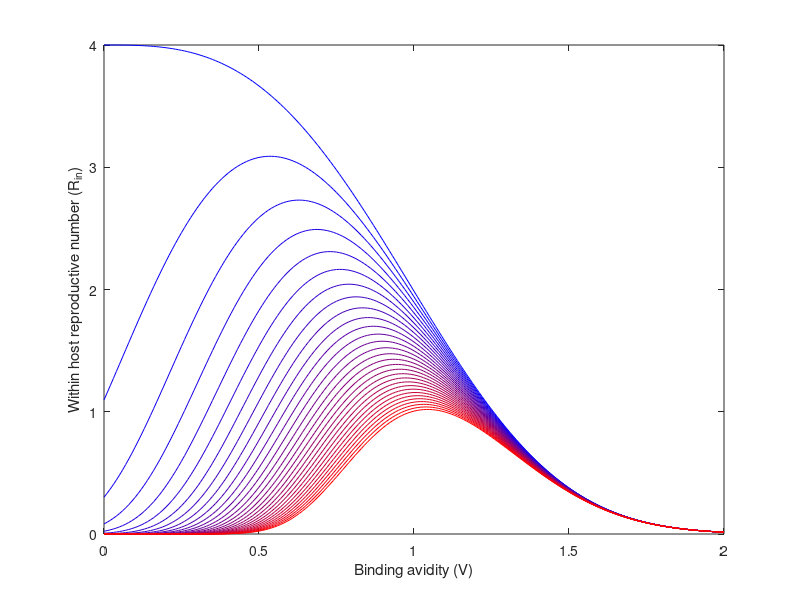

Here is the MATLAB script that generated this plot:
%Subplot1 f(k,V)
%Subplot2 g(V) = exp(-a*V.^b)
%Subplot3 Beta(k,V)
%Subplot4 dBeta(k,V)/dV
%Author: Hsiang-Yu Yuan
%1st version: Jul 16, 2012
%Rho = f x g
%2nd verison: Aug 01, 2013
%Rho = 1 - R0^-1
%R0 = f x g x n

%Binding avidity range
V = 0:0.01:2;

%Transmission parameters
p = 4;
%r = 1;
r = 70;
b = 3;
a = 0.7;
c = 0.7; % contact rate
nv = 4; % average copies number of each virion

%Epidemiological parameters
mu_val = 1/(70*365.25); %lifespan = 70y
gamma_val=1/3.3; %infecious period should change to 5d


Trans_array = []; %Array of probability of evasion by immune system
Trans_Pr_array = [];

N_Reinfect = 30; 

figure;
%colorm = {[1 1 0];[1 0 1];[0 1 1];[1 0 0];[0 1 0];[0 0 1];[0 0 0]}; 
%
for i=1:N_Reinfect;
colorm(i) = {((N_Reinfect-i)./(N_Reinfect-1))*[0 0 1]+((i-1)./(N_Reinfect-1))*[1 0 0]}; 
end
for k = 0:N_Reinfect-1
%for k=1:20:21;   
   P_Ab = exp(-p*(V+1));
   
   %%%P_Trans: f(k,V)
   %%%P_Trans_Pr: f'(k,V)
   P_Trans = (1-P_Ab).^(r*k); 
   if k>=1
       P_Trans_Pr = r*k*p.*((1-P_Ab).^(r*k-1)).*(P_Ab);
   elseif k == 0
       P_Trans_Pr = zeros(1,length(V));
   end
   %subplot(2,2,1); plot(V,P_Trans,'color',cell2mat(colorm(k+1))); hold on;
   Trans_array(k+1,:) = P_Trans;
   Trans_Pr_array(k+1,:) = P_Trans_Pr;
end
%subplot(2,2,1); xlabel('Binding avidity V'); ylabel('Probability of immune escape');

Trans_array;

%%%P_Rep: g(V)
%%%P_Rep_Pr: g'(V)
P_Rep = exp(-a*V.^b);
P_Rep_Pr = -a*b*exp(-a*V.^b).*(V.^(b-1));
%subplot(2,2,2); plot(V, P_Rep,'color',[0 0 0]); hold on;
%subplot(2,2,2); xlabel('Binding avidity V'); ylabel('Probability of succesfull replication')

V0 = 1;
for i=1:length(Trans_Pr_array(:,1))
%R0 = f(k,V)g(V)n
%rho = 1 - 1/R0
%beta = c x rho
R0_Trans = Trans_array(i,:).*P_Rep.*nv;
%find Vp that produce the maximum R0 
plot(V,R0_Trans,'color',cell2mat(colorm(i))); hold on;
%subplot(2,2,4); plot(V,B_Pr,'color',cell2mat(colorm(i))); hold on;
end
xlabel('Binding avidity (V)'); ylabel('Within host reproductive number (R_i_n)')
xlim([0 2]);
%subplot(2,2,4); xlabel('Binding avidity V'); ylabel('d\beta/dV');
   

